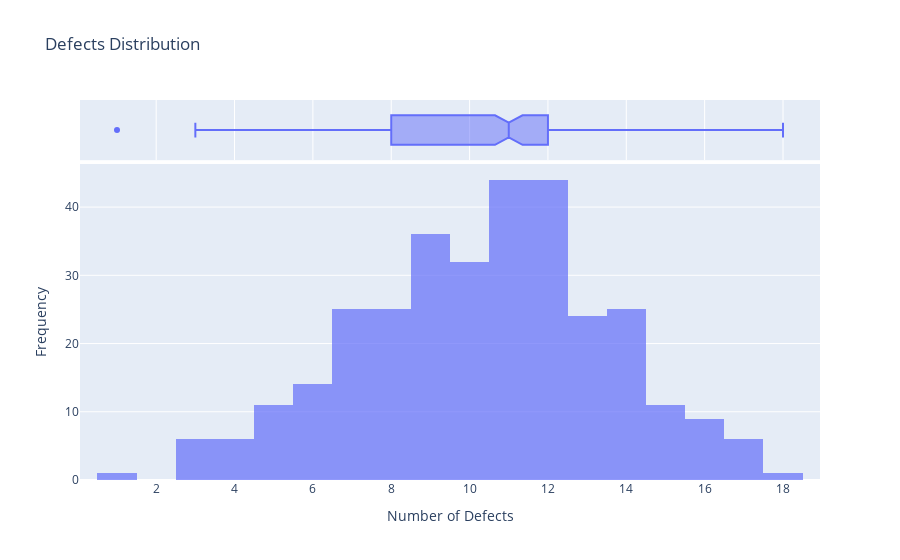

The notebook cell this image was saved under:
### Code cell
# histogram with plotly
fig = px.histogram(data, x='Defects', nbins=18, title='Defects Distribution', marginal='box', opacity=0.7)
fig.update_layout(xaxis_title='Number of Defects', yaxis_title='Frequency')
fig.show()

### Figure 1 — Plotly figure (JSON) as saved in the notebook; plotly's stock layout.template omitted (floating-point values rounded to 4 significant figures; data arrays with more than 128 entries replaced by an {"elided": "..."} marker saying what was removed)
{"data": [{"bingroup": "x", "hovertemplate": "Defects=%{x}<br>count=%{y}<extra></extra>", "legendgroup": "", "marker": {"color": "#636efa", "opacity": 0.7, "pattern": {"shape": ""}}, "name": "", "nbinsx": 18, "orientation": "v", "showlegend": false, "type": "histogram", "x": {"elided": "320 int values"}, "xaxis": "x", "yaxis": "y"}, {"hovertemplate": "Defects=%{x}<extra></extra>", "legendgroup": "", "marker": {"color": "#636efa"}, "name": "", "notched": true, "showlegend": false, "type": "box", "x": {"elided": "320 int values"}, "xaxis": "x2", "yaxis": "y2"}], "layout": {"barmode": "relative", "legend": {"tracegroupgap": 0}, "title": {"text": "Defects Distribution"}, "xaxis": {"anchor": "y", "domain": [0, 1], "title": {"text": "Number of Defects"}}, "xaxis2": {"anchor": "y2", "domain": [0, 1], "matches": "x", "showgrid": true, "showticklabels": false}, "yaxis": {"anchor": "x", "domain": [0, 0.8316], "title": {"text": "Frequency"}}, "yaxis2": {"anchor": "x2", "domain": [0.8416, 1], "matches": "y2", "showgrid": false, "showline": false, "showticklabels": false, "ticks": ""}}}
